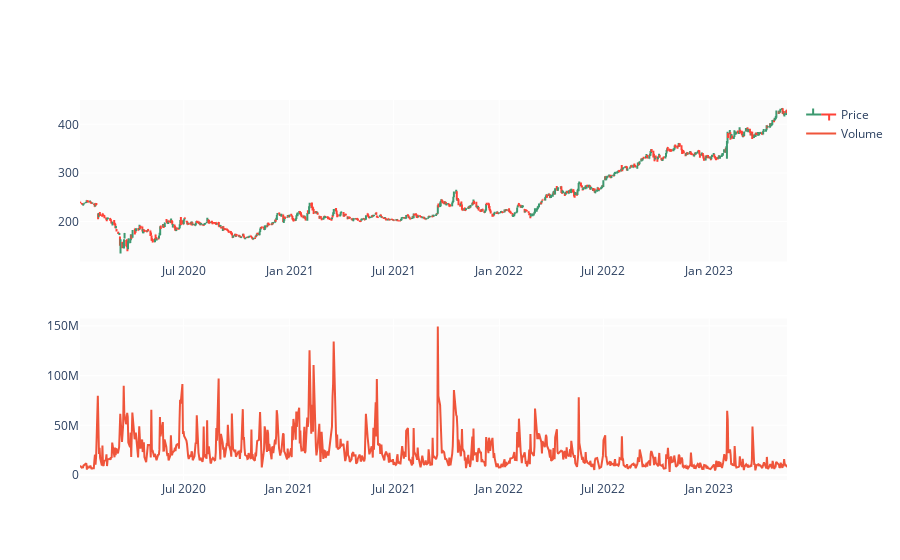

Notebook code for this chart:
### Code cell
fig = make_subplots(rows=2, cols=1)
27,2119.949951,2119.949951,2086.199951,2105.500000,2020.358887,2349001

fig.add_trace(go.Ohlc(x=df.Date,
                      open=df.Open,
                      high=df.High,
                      low=df.Low,
                      close=df.Close,
                      name='Price'), row=1, col=1)

fig.add_trace(go.Scatter(x=df.Date, y=df.Volume, name='Volume'), row=2, col=1)

fig.update(layout_xaxis_rangeslider_visible=False)
fig.show()

### Figure 1 — Plotly figure (JSON) as saved in the notebook; plotly's stock layout.template omitted (floating-point values rounded to 4 significant figures; data arrays with more than 128 entries replaced by an {"elided": "..."} marker saying what was removed)
{"data": [{"close": {"elided": "835 float values"}, "high": {"elided": "835 float values"}, "low": {"elided": "835 float values"}, "name": "Price", "open": {"elided": "835 float values"}, "type": "ohlc", "x": {"elided": "835 str values"}, "xaxis": "x", "yaxis": "y"}, {"name": "Volume", "type": "scatter", "x": {"elided": "835 str values"}, "xaxis": "x2", "y": {"elided": "835 int values"}, "yaxis": "y2"}], "layout": {"xaxis": {"anchor": "y", "domain": [0, 1], "rangeslider": {"visible": false}}, "xaxis2": {"anchor": "y2", "domain": [0, 1]}, "yaxis": {"anchor": "x", "domain": [0.575, 1]}, "yaxis2": {"anchor": "x2", "domain": [0, 0.425]}}}
